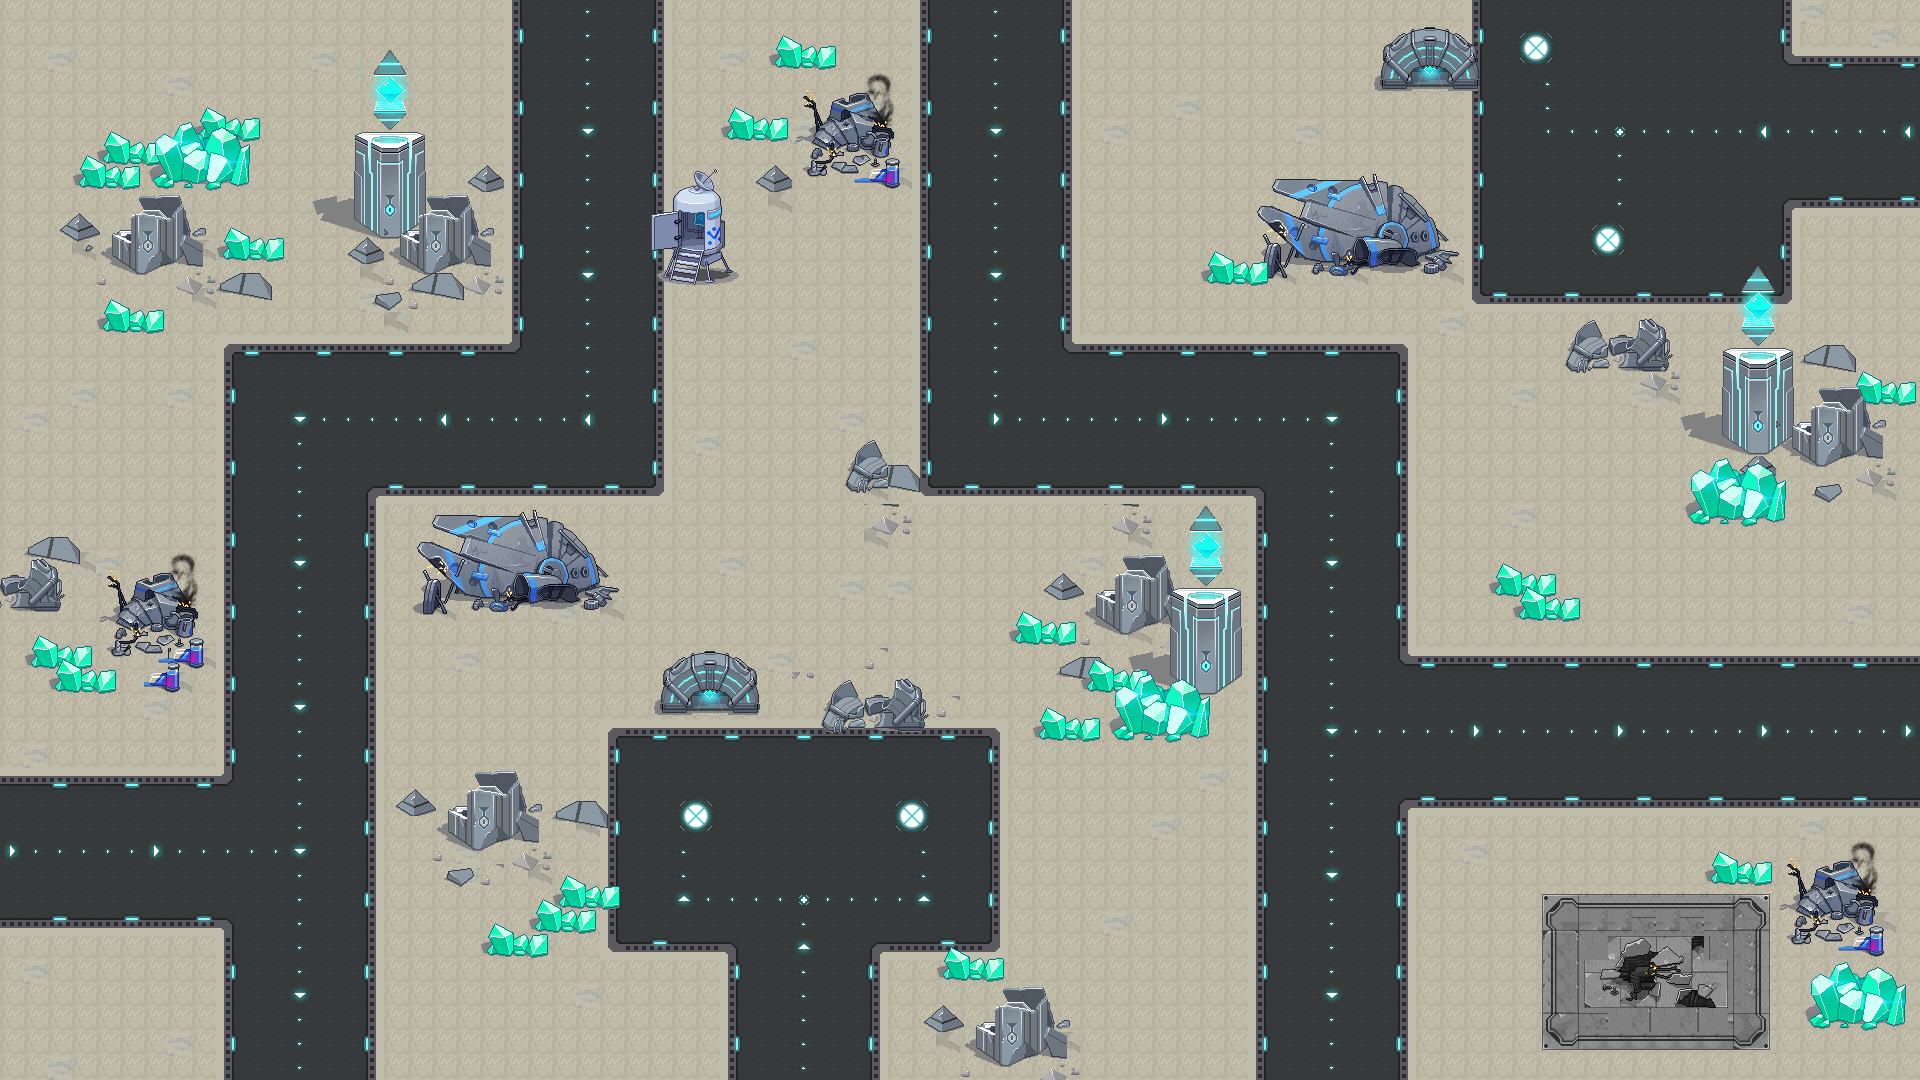

Rendered tile map (Tiled .tmx) drawn with the repository's tilesets; below, a short description and the map source with its tile grids summarised:
An orthogonal 80x45 tile map with 24x24 px tiles, 5 tile layers (grounds, grass1, grass2, tree1, ...), 2 hidden layers not drawn, 6 tilesets.

<map version="1.0" tiledversion="2017.12.07" orientation="orthogonal" renderorder="right-down" width="80" height="45" tilewidth="24" tileheight="24" infinite="0" nextobjectid="2">
 <tileset firstgid="1" name="meta" tilewidth="24" tileheight="24" tilecount="3" columns="3">
  <image source="meta.png" width="72" height="24" />
  <tile id="2">
   <properties>
    <property name="pass" type="bool" value="true" />
   </properties>
  </tile>
 </tileset>
 <tileset firstgid="4" name="bigtree" tilewidth="72" tileheight="138" tilecount="1" columns="1">
  <image source="big_tree.png" width="72" height="138" />
 </tileset>
 <tileset firstgid="5" name="smalltree" tilewidth="54" tileheight="99" tilecount="1" columns="1">
  <image source="tree2.png" width="54" height="99" />
 </tileset>
 <tileset firstgid="6" name="pathtag" tilewidth="24" tileheight="24" tilecount="3" columns="3">
  <image source="pathtag.png" width="72" height="24" />
 </tileset>
 <tileset firstgid="9" name="chapter1" tilewidth="24" tileheight="24" tilecount="1728" columns="32">
  <image source="chapter1.png" width="768" height="1296" />
 </tileset>
 <tileset firstgid="1737" name="UBT_2" tilewidth="24" tileheight="24" tilecount="2240" columns="32">
  <image source="UBT_2.png" width="768" height="1684" />
 </tileset>
 <layer name="grounds" width="80" height="45">
  <data>[3600 cells, 3600 non-empty, 22 distinct tile ids]</data>
 </layer>
 <layer name="grass1" width="80" height="45">
  <data>[3600 cells, 442 non-empty, 245 distinct tile ids]</data>
 </layer>
 <layer name="grass2" width="80" height="45">
  <data>[3600 cells, 409 non-empty, 200 distinct tile ids]</data>
 </layer>
 <layer name="tree1" width="80" height="45">
  <data>[3600 cells, 56 non-empty, 28 distinct tile ids]</data>
 </layer>
 <layer name="tree2" width="80" height="45">
  <data>[3600 cells, 205 non-empty, 28 distinct tile ids]</data>
 </layer>
 <layer name="pathtag" width="80" height="45" visible="0">
  <data>[3600 cells, 9 non-empty, 1 distinct tile ids]</data>
 </layer>
 <objectgroup name="gameObj" />
 <layer name="meta" width="80" height="45" visible="0">
  <data>[3600 cells, 126 non-empty, 1 distinct tile ids]</data>
 </layer>
</map>
